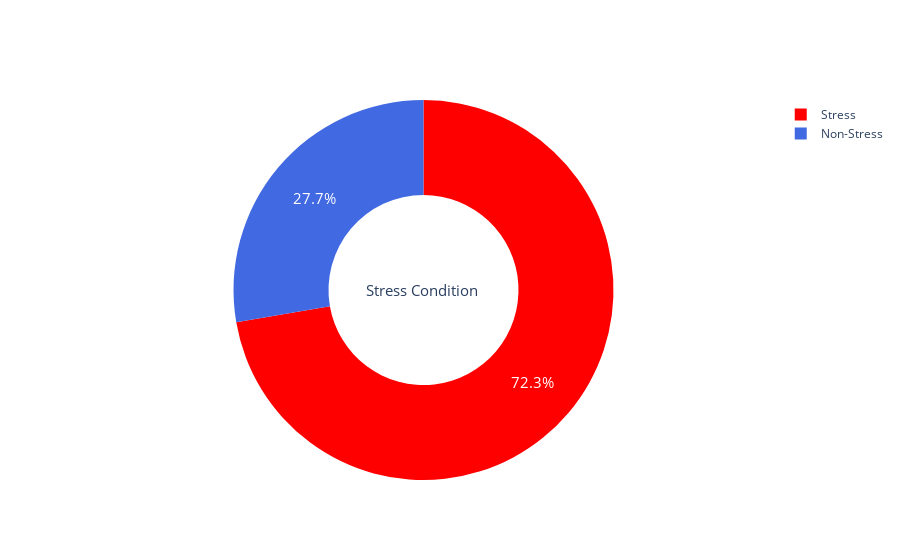

Source (notebook cell):
### Code cell
labels = ['Stress','Non-Stress']
values = df['label'].value_counts()
colors = ['red', 'royalblue','green','yellow','pink','grey']
fig = go.Figure(data=[go.Pie(labels=labels, values=values, hole=.5)])
fig.update_traces(hoverinfo='label+value',textfont_size=15,marker=dict(colors=colors))
fig.update_layout(annotations=[dict(text='Stress Condition ', 
                                    x=0.50, y=0.5, font_size=15, 
                                    showarrow=False)])
fig.show()

### Figure 1 — Plotly figure (JSON) as saved in the notebook; plotly's stock layout.template omitted (floating-point values rounded to 4 significant figures)
{"data": [{"hole": 0.5, "hoverinfo": "label+value", "labels": ["Stress", "Non-Stress"], "marker": {"colors": ["red", "royalblue", "green", "yellow", "pink", "grey"]}, "textfont": {"size": 15}, "type": "pie", "values": [639, 245]}], "layout": {"annotations": [{"font": {"size": 15}, "showarrow": false, "text": "Stress Condition ", "x": 0.5, "y": 0.5}], "autosize": true}}
